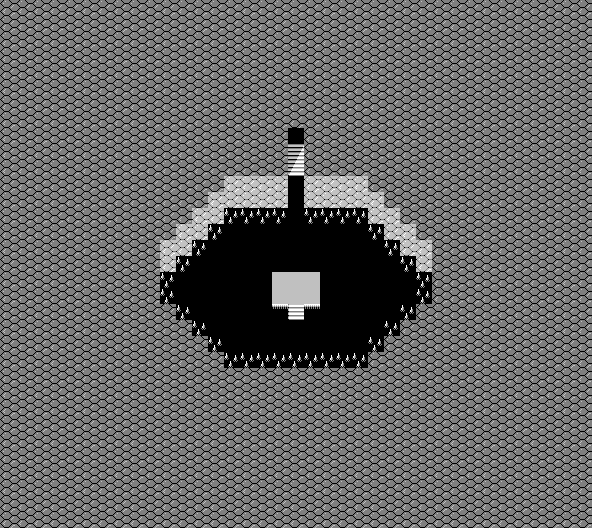

This is a level from a 2D game, rendered from its Tiled map with the project's own tilesets. A one-line summary and the map file follow, with tile-layer data summarised:
An orthogonal 37x33 tile map with 16x16 px tiles, 2 tile layers (Tile Layer 1, Tile Layer 2), 2 tilesets and 6 objects (4x Event, Target, Character).

<map version="1.0" orientation="orthogonal" renderorder="right-down" width="37" height="33" tilewidth="16" tileheight="16" nextobjectid="80">
 <properties>
  <property name="bgm" value="elemental_dungeons" />
  <property name="encounter" value="encounterset_level12_danger01" />
  <property name="name" value="Tortoise Dungeon" />
 </properties>
 <tileset firstgid="1" source="../tilesets/lower.tsx" />
 <tileset firstgid="176" source="../tilesets/upper.tsx" />
 <layer name="Tile Layer 1" width="37" height="33">
  <properties>
   <property name="z" value="0" />
  </properties>
  <data>[1221 cells, 1221 non-empty, 9 distinct tile ids]</data>
 </layer>
 <layer name="Tile Layer 2" width="37" height="33">
  <properties>
   <property name="z" value=".5" />
  </properties>
  <data>[1221 cells, 0 non-empty, 0 distinct tile ids]</data>
 </layer>
 <objectgroup name="Object Layer 1">
  <object id="72" name="stairs" type="Target" x="288" y="144" width="16" height="16" />
  <object id="73" name="tele" type="Event" x="288" y="128" width="16" height="16">
   <properties>
    <property name="onCollide" value="targetTele('world5/earth01.tmx', 'stairs')" />
   </properties>
  </object>
  <object id="74" name="block" type="Event" x="272" y="272" width="48" height="16">
   <properties>
    <property name="passable" value="IMPASSABLE" />
   </properties>
  </object>
  <object id="75" name="block" type="Event" x="272" y="288" width="16" height="16">
   <properties>
    <property name="passable" value="IMPASSABLE" />
   </properties>
  </object>
  <object id="78" name="block" type="Event" x="304" y="288" width="16" height="16">
   <properties>
    <property name="passable" value="IMPASSABLE" />
   </properties>
  </object>
  <object id="79" name="shiva" type="Character" x="288" y="288" width="16" height="16">
   <properties>
    <property name="appearance" value="anim_shiva" />
    <property name="face" value="SOUTH" />
    <property name="hide" value="return getSwitch('shiva2_dead')" />
    <property name="onInteract" value="play('world5/shiva2.lua')" />
   </properties>
  </object>
 </objectgroup>
</map>
